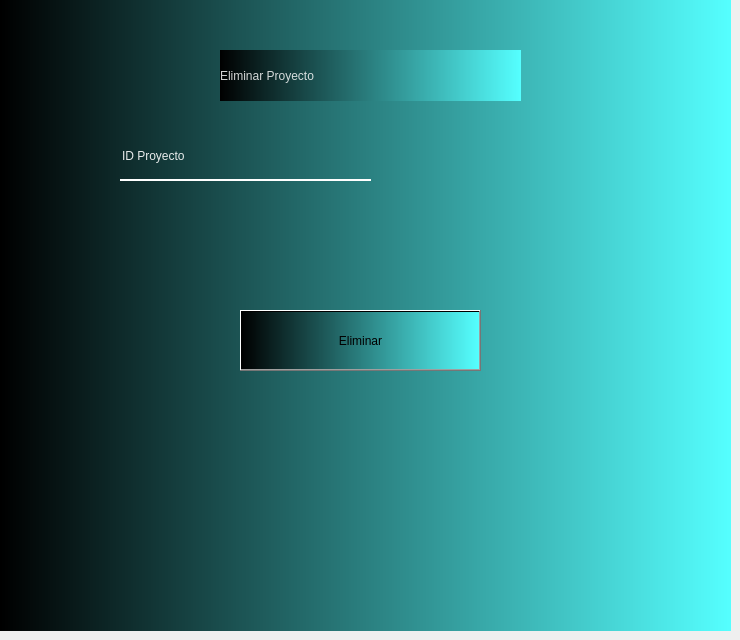
    <widget class="QWidget" name="tab_3">
     <attribute name="title">
      <string>inventario</string>
     </attribute>
     <widget class="QWidget" name="widget_8" native="true">
      <property name="geometry">
       <rect>
        <x>0</x>
        <y>0</y>
        <width>731</width>
        <height>631</height>
       </rect>
      </property>
      <property name="styleSheet">
       <string notr="true">background-color: rgb(85, 255, 255);
background-color: qlineargradient(spread:pad, x1:0, y1:0, x2:1, y2:0, stop:0 rgba(0, 0, 0, 255), stop:1 rgba(85, 255, 255));</string>
      </property>
      <widget class="QPushButton" name="pushButton_10">
       <property name="geometry">
        <rect>
         <x>240</x>
         <y>310</y>
         <width>241</width>
         <height>61</height>
        </rect>
       </property>
       <property name="styleSheet">
        <string notr="true">color:rgba(255,255,255,210);
background-color: rgba(0, 20, 80, 1);
font: 75 20pt &quot;Rockwell&quot;;
border-radus: 50%;
QPushButton #pushButton {
background-color: qlineargradient(spread:pad, x1:0, y1:0.505682, x2:1, y2:0.477, stop:0 rgba(20, 47, 78, 219), stop:1 rgba(85, 98, 112, 226));
color:rgba(255,255,255,210);
border-radus:5px;
}



</string>
       </property>
       <property name="text">
        <string>Eliminar</string>
       </property>
      </widget>
      <widget class="QLineEdit" name="lineEdit_30">
       <property name="geometry">
        <rect>
         <x>120</x>
         <y>140</y>
         <width>251</width>
         <height>41</height>
        </rect>
       </property>
       <property name="styleSheet">
        <string notr="true">background-color:rgba(0, 0, 0, 0);
font: italic 10pt &quot;MS Sans Serif&quot;;
border:none;
border-bottom:2px solid #ffffff;
color:rgba(255,255,255,230);
padding-bottom:7px;</string>
       </property>
       <property name="text">
        <string>ID Proyecto</string>
       </property>
      </widget>
      <widget class="QLabel" name="label_16">
       <property name="geometry">
        <rect>
         <x>220</x>
         <y>50</y>
         <width>301</width>
         <height>51</height>
        </rect>
       </property>
       <property name="styleSheet">
        <string notr="true">color:rgba(255,255,255,210);
font: 75 20pt &quot;Rockwell&quot;;

</string>
       </property>
       <property name="text">
        <string>Eliminar Proyecto</string>
       </property>
      </widget>
     </widget>
    </widget>
